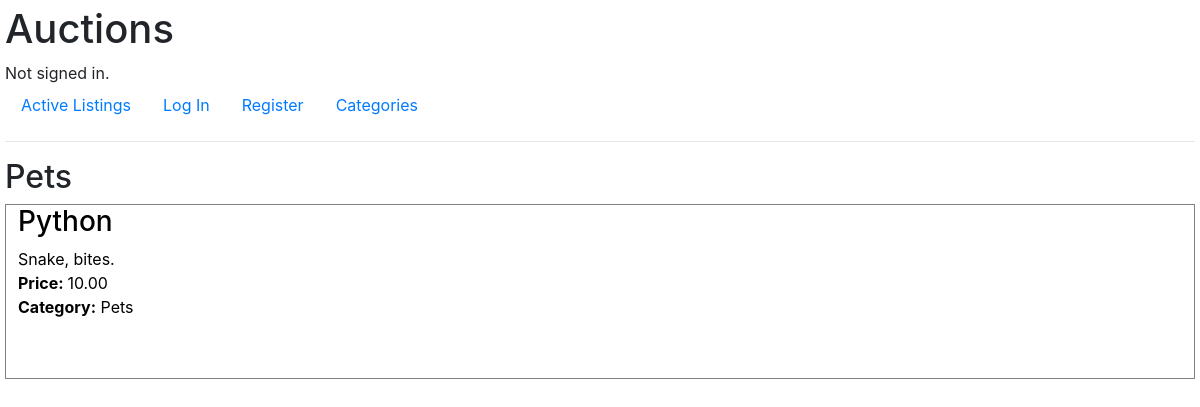
The app's page /Pets with its own data.
### auctions/models.py (models this page shows, shortened)
class Category(models.Model):
    name = models.CharField(max_length=100, unique=True)

class Listing(models.Model):
    user = models.ForeignKey(
        settings.AUTH_USER_MODEL, on_delete=CASCADE, related_name="owner")
    bidder = models.ForeignKey(
        settings.AUTH_USER_MODEL,
        on_delete=SET_NULL,
        null=True,
        blank=True,
        related_name="bidder"
    )
    active = models.BooleanField(default=True)
    title = models.CharField(max_length=100)
    description = models.CharField(max_length=1000)
    price = MoneyField(
        verbose_name="Starting bid in $:",
        max_digits=14, decimal_places=2, default_currency="USD")
    image = models.ImageField(upload_to="uploads/",
                              verbose_name="Product image", blank=True)
    category = models.ForeignKey(
        "Category",
        on_delete=SET_NULL,
        max_length=100,
        blank=True,
        null=True,
        related_name="listings")
    category_text = models.CharField(max_length=100, blank=True, null=True, verbose_name="Category")

### auctions/views.py (the view)
# urls.py: path("<str:category>", views.category, name="category"),
def category(request, category):
    category_inst = Category.objects.get(name=category)
    listings = category_inst.listings.filter(
        active = True
    )
    return render(request, "auctions/category.html",{
        "listings": listings,
        "name": category_inst.name
    })

### auctions/templates/auctions/category.html (shortened to what this page needs)
{% extends "auctions/layout.html" %}
{% block body %}
    <h2>{{name}} </h2>
    <div class="listings-cont">
      {% for listing in listings%}
        <a href={% url "listing" listing.id %} class="listing-item-cont">
            <div class="text-cont">
                <div class="title-cont">
                    <h3>{{listing.title}}</h3>
                </div>
                <div class="description-cont">
                    {{listing.description}}
                </div>
                <div class="price-cont">
                    <strong> Price: </strong> {{listing.price}}
                </div>
                {%if listing.category != None %}
                    <div class="category-cont">
                        <strong>Category:</strong> {{listing.category_text}}
                    </div>
            </div>
            {%endif%}
        </a>
        {%empty%}
        <h3>There are currently no active listings for this category</h3>
        {%endfor%}
    </div>
{% endblock %}

### auctions/static/auctions/styles.css (style rules this page uses)
body { padding: 5px; }
.listings-cont .listing-item-cont { text-decoration: none; color: black; border: 1px solid grey; display: -webkit-box; display: -ms-flexbox; display: flex; -webkit-box-orient: horizontal; -webkit-box-direction: normal; -ms-flex-direction: row; flex-direction: row; height: 175px; margin-bottom: 10px; }
.listings-cont .text-cont { -ms-flex-preferred-size: 70%; flex-basis: 70%; padding-left: 1vw; -webkit-box-flex: 1; -ms-flex-positive: 1; flex-grow: 1; }

### records on screen
Category: name "Pets"
Listing: title "Python", description "Snake, bites.", price "10.00", category_text "Pets"
